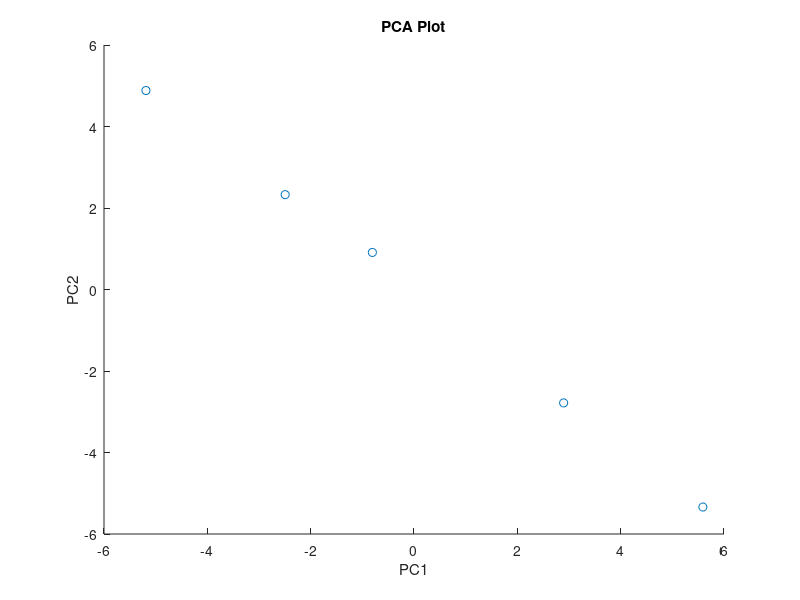

MATLAB code for this plot:
% Sample data matrix
data = [1, 2, 2, 4, 5; 2, 4, 5, 8, 10; 3, 6, 8, 12, 15];

% Mean centering the data
data_mean = mean(data, 2);
data_centered = data - data_mean;
data_centered=data_centered';
% Calculating the covariance matrix
cov_matrix = cov(data_centered);

% Performing singular value decomposition (SVD) on the covariance matrix
[U, S, V] = svd(cov_matrix);

% Extracting the principal components
pc = U * data_centered';

% Plotting the principal components
figure;
scatter(pc(1,:), pc(2,:));
title('PCA Plot');
xlabel('PC1');
ylabel('PC2');